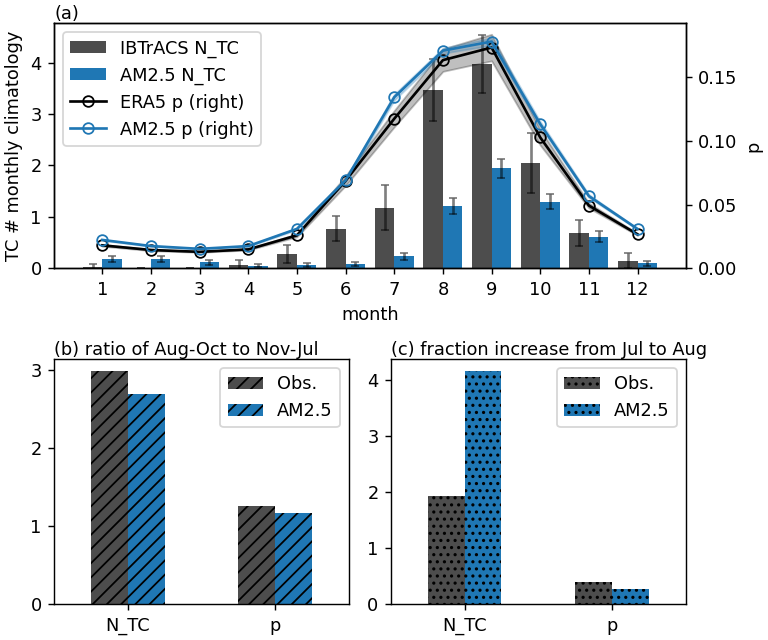

Write Python code to recreate this figure.
#!/usr/bin/env python
# Wenchang Yang (wenchang@princeton.edu)
# Wed May 27 15:19:27 EDT 2020
if __name__ == '__main__':
    from misc.timer import Timer
    tt = Timer(f'start {__file__}')
import sys, os.path, os, glob
import xarray as xr, numpy as np, pandas as pd
#import matplotlib.pyplot as plt
#more imports
#from amipHadISST.data_ntc_cycle import get_cycle as get_cycle_amipHadISST
#from amipHadISST.data_pTang_cycle import get_cycle as get_cycle_pTang_amipHadISST
#from ERA5.data_pTang_partial_cycle import get_cycle as get_cycle_pTangs_era5
#from amipHadISST.data_pTang_partial_cycle import get_cycle as get_cycle_pTangs_amipHadISST
#
if __name__ == '__main__':
    tt.check('end import')
#
#start from here
basin = 'NA'
dfile = __file__.replace('.py', f'.{basin}.ntc.obs.nc')
if os.path.exists(dfile):
    ds_ntc_obs = xr.open_dataset(dfile)
    print('[loaded]:', dfile)
else:
    from IBTrACS.data_ntc_cycle import get_cycle as get_cycle_ibtracs
    ds_ntc_obs = get_cycle_ibtracs(basin=basin)
    ds_ntc_obs.to_netcdf(dfile)
    print('[saved]:', dfile)
dfile = __file__.replace('.py', f'.{basin}.ntc.am2p5.nc')
if os.path.exists(dfile):
    ds_ntc_model = xr.open_dataset(dfile)
    print('[loaded]:', dfile)
else:
    from AM2p5.data_ntc_cycle import get_cycle as get_cycle_am2p5
    ds_ntc_model = get_cycle_am2p5(basin=basin)
    ds_ntc_model.to_netcdf(dfile)
    print('[saved]:', dfile)
dfile = __file__.replace('.py', f'.{basin}.p.obs.nc')
if os.path.exists(dfile):
    ds_p_obs = xr.open_dataset(dfile)
    print('[loaded]:', dfile)
else:
    from ERA5.data_pTang_cycle import get_cycle as get_cycle_pTang_era5
    ds_p_obs = get_cycle_pTang_era5(basin=basin)
    ds_p_obs.to_netcdf(dfile)
    print('[saved]:', dfile)
dfile = __file__.replace('.py', f'.{basin}.p.am2p5.nc')
if os.path.exists(dfile):
    ds_p_model = xr.open_dataset(dfile)
    print('[loaded]:', dfile)
else:
    from AM2p5.data_pTang_cycle import get_cycle as get_cycle_pTang_am2p5
    ds_p_model = get_cycle_pTang_am2p5(basin=basin)
    ds_p_model.to_netcdf(dfile)
    print('[saved]:', dfile)
dss = [[ds_ntc_obs, ds_p_obs], [ds_ntc_model, ds_p_model]]
# ratio of ASO to all the other months
func = lambda x: x.mclim.sel(month=slice(8,10)).sum('month')/x.mclim.where((x.month>10)|(x.month<8)).sum('month')
r = np.zeros(shape=(2,2)) + np.nan
for i in range(2):
    for j in range(2):
        r[i,j] = dss[i][j].pipe(func).item()
r = xr.DataArray(r, dims=['source', 'variable'], coords=[['Obs.', 'AM2.5'], ['N_TC', 'p']])
df = r.rename(source='').transpose().to_pandas()
# fraction change from Jul to Aug
func = lambda x: ( x.mclim.sel(month=8)/x.mclim.sel(month=7) - 1 )
r = np.zeros(shape=(2,2)) + np.nan
for i in range(2):
    for j in range(2):
        r[i,j] = dss[i][j].pipe(func).item()
r = xr.DataArray(r, dims=['source', 'variable'], coords=[['Obs.', 'AM2.5'], ['N_TC', 'p']])
df_dAug = r.rename(source='').transpose().to_pandas()


if __name__ == '__main__':
    from wyconfig import * #my plot settings
    plt.close()
    #figname = __file__.replace('.py', f'_{tt.today()}.png')
    figsize = (6,5)
    #fig, axes = plt.subplots(2, 1, figsize=figsize)
    fig = plt.figure(figsize=figsize)
    gs = fig.add_gridspec(2,2)

    #ax = axes[1]#plot (b) first to avoid damage from df.plot.bar
    ax = fig.add_subplot(gs[1,0])
    df.plot.bar(ax=ax, rot=0, color=['.3', 'C0'], hatch='///')
    ax.set_xlabel('')
    #ax.set_ylabel('ratio of Aug-Oct to Nov-Jul')
    ax.set_ylabel('')
    #ax.text(0, 1, '(b)', ha='left', va='bottom', transform=ax.transAxes, fontsize='large')
    ax.text(0, 1, '(b) ratio of Aug-Oct to Nov-Jul', ha='left', va='bottom', transform=ax.transAxes)#, fontsize='large')

    #ax = axes[2]#plot (b) first to avoid damage from df.plot.bar
    ax = fig.add_subplot(gs[1,1])
    df_dAug.plot.bar(ax=ax, rot=0, color=['.3', 'C0'], hatch='...')
    ax.set_xlabel('')
    #ax.set_ylabel('% change from Jul to Aug')
    ax.set_ylabel('')
    #ax.text(0, 1, '(c)', ha='left', va='bottom', transform=ax.transAxes, fontsize='large')
    ax.text(0, 1, '(c) fraction increase from Jul to Aug', ha='left', va='bottom', transform=ax.transAxes)#, fontsize='large')

    #ax = axes[0]
    ax = fig.add_subplot(gs[0, :])
    label = 'IBTrACS N_TC'
    #ds = get_cycle_ibtracs(basin=basin)
    ds = ds_ntc_obs
    b1 = ax.bar(x='month', height='mclim', align='edge', width=-0.4, color='0.3', data=ds, label=label)
    ax.errorbar(data=ds.assign_coords(month=ds.month-0.2), x='month', y='mclim', yerr='cim', capsize=2, ls='none', color='k', label=None, alpha=1/2)
 
    label = 'AM2.5 N_TC'
    #ds = get_cycle_amipHadISST(basin=basin)
    ds = ds_ntc_model
    b2 = ax.bar(x='month', height='mclim', align='edge', width=0.4, color='C0', data=ds, label=label)
    ax.errorbar(data=ds.assign_coords(month=ds.month+0.2), x='month', y='mclim', yerr='cim', capsize=2, ls='none', color='k', label=None, alpha=1/2)

    ax_right = ax.twinx()
    label = 'ERA5 p (right)'
    #ds = get_cycle_pTang_era5(basin=basin)#.pipe(lambda x: x.assign_coords(month=x.month-0.2))
    ds = ds_p_obs
    ds['lower'] = ds['mclim'] - ds['cim']
    ds['upper'] = ds['mclim'] + ds['cim']
    ax_right.fill_between(data=ds, x='month', y1='lower', y2='upper', alpha=1/4, color='k')
    l1 = ax_right.plot('month', 'mclim', data=ds, color='k', label=label, marker='o', fillstyle='none')

    label = 'AM2.5 p (right)'
    #ds = get_cycle_pTang_amipHadISST(basin=basin)#.pipe(lambda x: x.assign_coords(month=x.month+0.2))
    ds = ds_p_model
    ds['lower'] = ds['mclim'] - ds['cim']
    ds['upper'] = ds['mclim'] + ds['cim']
    ax_right.fill_between(data=ds, x='month', y1='lower', y2='upper', alpha=1/4, color='C0')
    l2 = ax_right.plot('month', 'mclim', data=ds, color='C0', label=label, marker='o', fillstyle='none')

    ax.set_ylim(0, None)
    #ax.legend(loc='upper left', frameon=False)
    ax.set_xlabel('month')
    ax.set_ylabel('TC # monthly climatology')
    ax.set_xticklabels(range(1, 13))
    #ax.text(0, 1, '(a)', ha='left', va='bottom', transform=ax.transAxes, fontsize='large')
    ax.text(0, 1, '(a)', ha='left', va='bottom', transform=ax.transAxes)#, fontsize='large')

    ax_right.set_ylim(0, None)
    ax_right.set_xticks(range(1, 13))
    ax_right.set_xticklabels(range(1, 13))
    lbs = [b1, b2] + l1 + l2
    labels = [lb.get_label() for lb in lbs]
    ax_right.legend(lbs, labels, loc='upper left')
    #ax_right.set_xlabel('month')
    ax_right.set_ylabel('p')


    #plt.tight_layout()
    if len(sys.argv)>1 and sys.argv[1] == 'savefig':
        figname = __file__.replace('.py', '.png')
        wysavefig(figname)
    tt.check(f'**Done**')
    plt.show()
    
